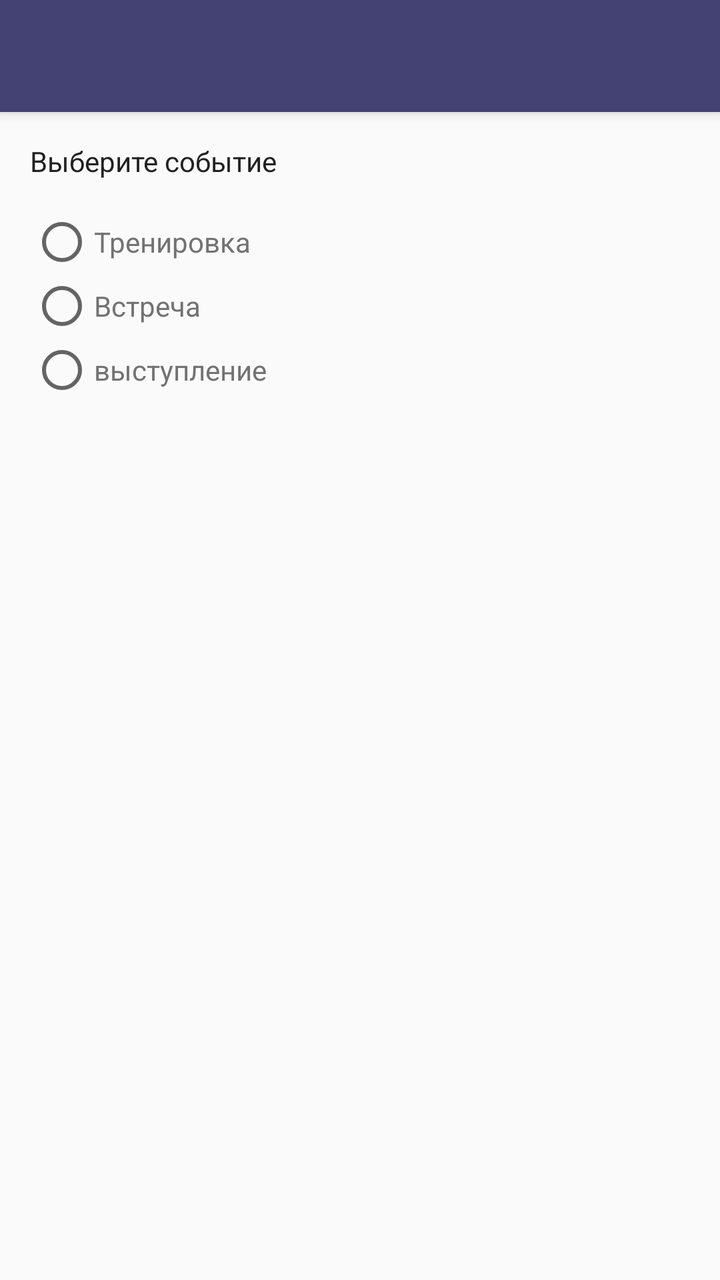
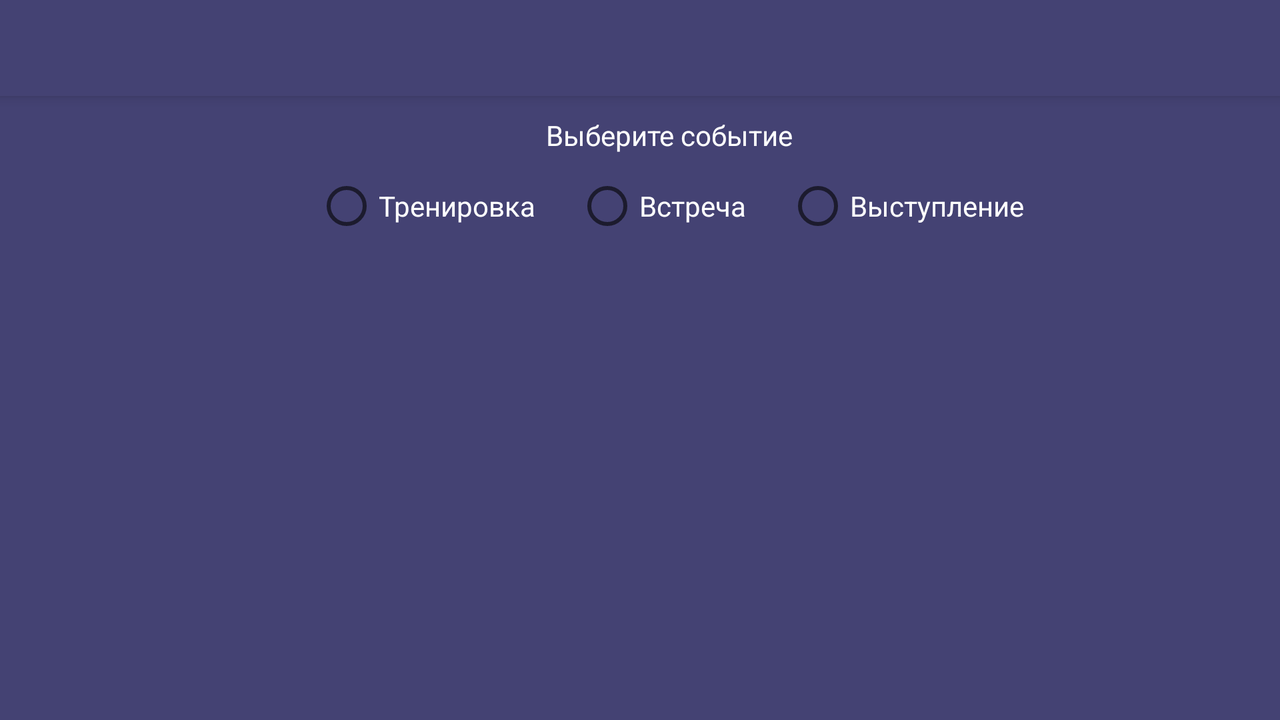

The same Android screen from two of the app's own layout files: first res/layout/ as a phone draws it, then the repository's variant for another configuration, drawn on a device whose configuration selects that folder. Both files follow.
<!-- AndroidManifest.xml: application theme AppTheme -->
<!-- res/layout/activity_add_event.xml -->
<?xml version="1.0" encoding="utf-8"?>
<LinearLayout xmlns:android="http://schemas.android.com/apk/res/android"
    android:orientation="vertical"
    android:layout_width="match_parent"
    android:layout_height="match_parent">

    <android.support.v7.widget.Toolbar
        android:id="@+id/my_toolbar"
        android:background="@color/colorPrimary"
        android:layout_width="match_parent"
        android:elevation="4dp"
        android:theme="@style/ThemeOverlay.AppCompat.ActionBar"
        app:popupTheme="@style/ThemeOverlay.AppCompat.Light"
        android:layout_height="wrap_content"
        xmlns:android="http://schemas.android.com/apk/res/android"
        xmlns:app="http://schemas.android.com/apk/res-auto" />

    <TextView
        android:layout_width="wrap_content"
        android:layout_height="wrap_content"
        android:text="Выберите событие"
        android:layout_margin="15dp"
        android:textColor="#212121"
        android:id="@+id/textView" />

    <LinearLayout
        android:orientation="horizontal"
        android:layout_width="match_parent"
        android:layout_height="wrap_content">

        <RadioGroup
            android:layout_marginLeft="15dp"
            android:layout_width="match_parent"
            android:layout_height="wrap_content">
            <RadioButton
                android:textColor="#727272"
                android:layout_width="wrap_content"
                android:layout_height="wrap_content"
                android:text="Тренировка"/>
            <RadioButton
                android:textColor="#727272"
                android:layout_width="wrap_content"
                android:layout_height="wrap_content"
                android:text="Встреча"/>
            <RadioButton
                android:textColor="#727272"
                android:layout_width="wrap_content"
                android:layout_height="wrap_content"
                android:text="выступление"/>

        </RadioGroup>

    </LinearLayout>

</LinearLayout>
<!-- resources referenced by this layout -->
<resources>
  <color name="colorPrimary">#444273</color>
  <style name="AppTheme" parent="Theme.AppCompat.Light.DarkActionBar">
          
          <item name="colorAccent">@color/white</item>
      </style>
  <color name="white">#ffffff</color>
</resources>
<!-- res/layout-land/activity_add_event.xml (the repository's variant of the layout above) -->
<!-- drawn on the phone turned sideways -->
<?xml version="1.0" encoding="utf-8"?>
<LinearLayout xmlns:android="http://schemas.android.com/apk/res/android"
    android:orientation="vertical"
    android:gravity="center"
    android:layout_width="match_parent"
    android:background="@color/mainBackground"
    android:layout_height="match_parent">

    <android.support.v7.widget.Toolbar
        android:id="@+id/my_toolbar"
        android:background="@color/colorPrimary"
        android:layout_width="match_parent"
        android:elevation="4dp"
        android:theme="@style/ThemeOverlay.AppCompat.ActionBar"
        app:popupTheme="@style/ThemeOverlay.AppCompat.Light"
        android:layout_height="wrap_content"
        xmlns:android="http://schemas.android.com/apk/res/android"
        xmlns:app="http://schemas.android.com/apk/res-auto" />

    <TextView
        android:layout_width="wrap_content"
        android:layout_height="wrap_content"
        android:text="Выберите событие"
        android:layout_marginLeft="15dp"
        android:layout_marginTop="10dp"
        android:layout_marginBottom="10dp"
        android:textColor="@color/white"
        android:id="@+id/textView" />

        <RadioGroup
            android:id="@+id/group_choose"
            android:layout_marginLeft="15dp"
            android:orientation="horizontal"
            android:gravity="center"
            android:layout_width="match_parent"
            android:layout_height="wrap_content">
            <RadioButton
                android:id="@+id/btn_training"
                android:textColor="@color/white"
                android:layout_width="wrap_content"
                android:layout_marginRight="20dp"
                android:layout_height="wrap_content"
                android:text="Тренировка"/>
            <RadioButton
                android:id="@+id/btn_meet"
                android:textColor="@color/white"
                android:layout_marginRight="20dp"
                android:layout_width="wrap_content"
                android:layout_height="wrap_content"
                android:text="Встреча"/>
            <RadioButton
                android:id="@+id/btn_performance"
                android:textColor="@color/white"
                android:layout_width="wrap_content"
                android:layout_height="wrap_content"
                android:text="Выступление"/>

        </RadioGroup>

    <LinearLayout
        android:orientation="vertical"
        android:id="@+id/add_event_container"
        android:layout_width="match_parent"
        android:layout_height="match_parent"/>

</LinearLayout>
<!-- resources referenced by the variant -->
<!-- as the phone turned sideways resolves them -->
<resources>
  <color name="colorPrimary">#444273</color>
  <color name="mainBackground">#444273</color>
  <color name="white">#ffffff</color>
  <style name="AppTheme" parent="Theme.AppCompat.Light.DarkActionBar">
          
          <item name="colorAccent">@color/white</item>
      </style>
</resources>
